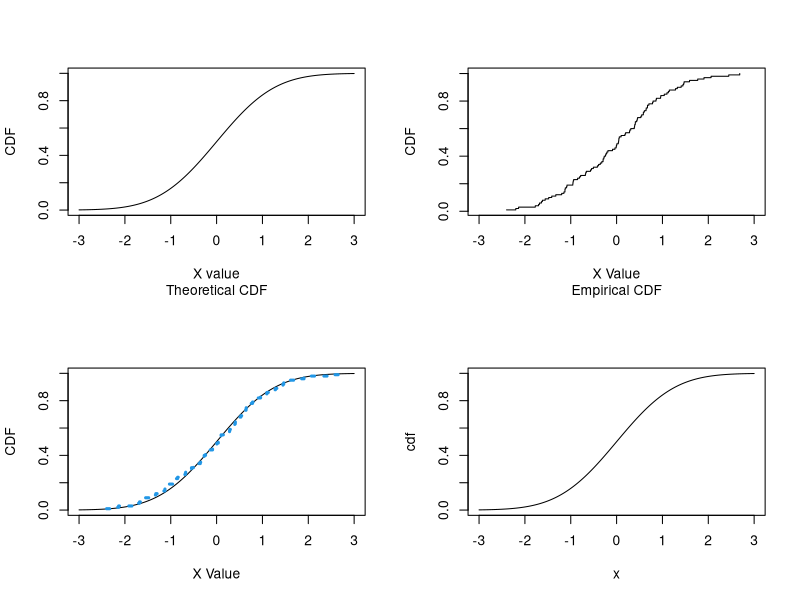
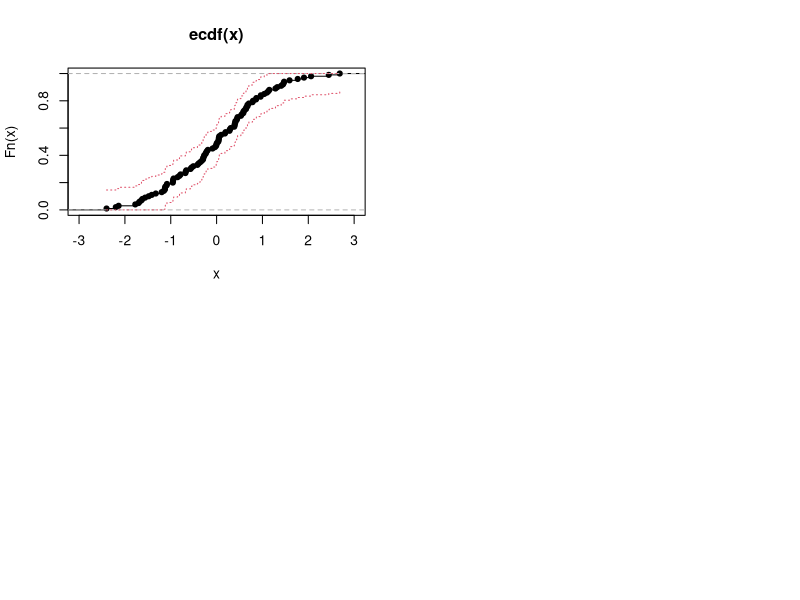

Here is the R script that generated these plots, in order:
#----------------------------------------------------------------------------------------
#Generate 100 observations from a N(O,l) distribution.
#----------------------------------------------------------------------------------------
par(mfrow=c(2,2))
grid <- seq(-3,3, length=1000)
Fn <- pnorm(grid)
plot(grid, Fn, type="l", xlab="X value",ylab="CDF", sub="Theoretical CDF")


n <- 100
x <- rnorm(n, mean = 0, sd = 1)
x <- sort(x)

Fn_hat <- (1:n)/n #ecdf(x) 
plot(x, Fn_hat, type="s", xlab="X Value",ylab="CDF", sub="Empirical CDF", xlim=c(-3,3))

plot(grid, Fn, type="l",xlab="X Value",ylab="CDF")
lines(x,Fn_hat,type="s", lty=3,col=4,lwd=3)

#----------------------------------------------------------------------------------------
#Compute a 95 percent confidence band for the CDF F
#----------------------------------------------------------------------------------------
alph <- 1 - 0.95 
epsilon <- sqrt(1 / (2 * n) * log(2 / alph)) # I did by the formulas on the page 99 in Wasserman's Book

L <- pmax(Fn_hat - epsilon, 0)
U <- pmin(Fn_hat + epsilon, 1)

plot(grid, Fn, type="l", xlab="x", ylab="cdf", xlim=c(-3,3))

h <- ecdf(x)
plot(h, xlim=c(-3,3))
lines(x,L,lty=3,col=2,type="s")
lines(x,U,lty=3,col=2,type="s")

#----------------------------------------------------------------------------------------
#Repeat this 1000 times and see how often 
#the confidence band contains the true distribution function.
#----------------------------------------------------------------------------------------
ans <- c()

for(i in 1:1000){
  grid <- seq(-3,3, length=1000)
  Fn <- pnorm(grid)
  
  n <- 100
  x <- rnorm(n, mean = 0, sd = 1)
  x <- sort(x)
  
  Fn_hat <- (1:n)/n #ecdf(x) 
  
  
  alph <- 1 - 0.95 
  epsilon <- sqrt(1 / (2 * n) * log(2 / alph))
  
  L <- pmax(Fn_hat - epsilon, 0)
  U <- pmin(Fn_hat + epsilon, 1)
  
  fraction = c()
  for (i in 1:100)
  {
    logic <- U[i]>=pnorm(x[i]) && L[i]<=pnorm(x[i])
    fraction <- append(fraction, logic)
  }
  
  ans <- append(ans,all(fraction))
}

mean(ans) # About 0.955 which is >=0.95 (95% confidence interval)

#----------------------------------------------------------------------------------------
#Repeat using data from a Cauchy distribution.
#----------------------------------------------------------------------------------------
ans <- c()

for(i in 1:1000){
  grid <- seq(-3,3, length=1000)
  Fn <- pnorm(grid)
  
  n <- 100
  
  x <- rcauchy(n) #I only changed the function for random sample
  x <- sort(x)
  
  Fn_hat <- (1:n)/n #ecdf(x) 
  
  
  alph <- 1 - 0.95 
  epsilon <- sqrt(1 / (2 * n) * log(2 / alph))
  
  L <- pmax(Fn_hat - epsilon, 0)
  U <- pmin(Fn_hat + epsilon, 1)
  
  fraction = c()
  for (i in 1:100)
  {
    logic <- U[i]>=pnorm(x[i]) && L[i]<=pnorm(x[i])
    fraction <- append(fraction, logic)
  }
  
  ans <- append(ans,all(fraction))
}

mean(ans) # About 0.19 - 0.20 which is (< 0.95) lower than 95% confidence interval

#Zhetessov Nur M.
